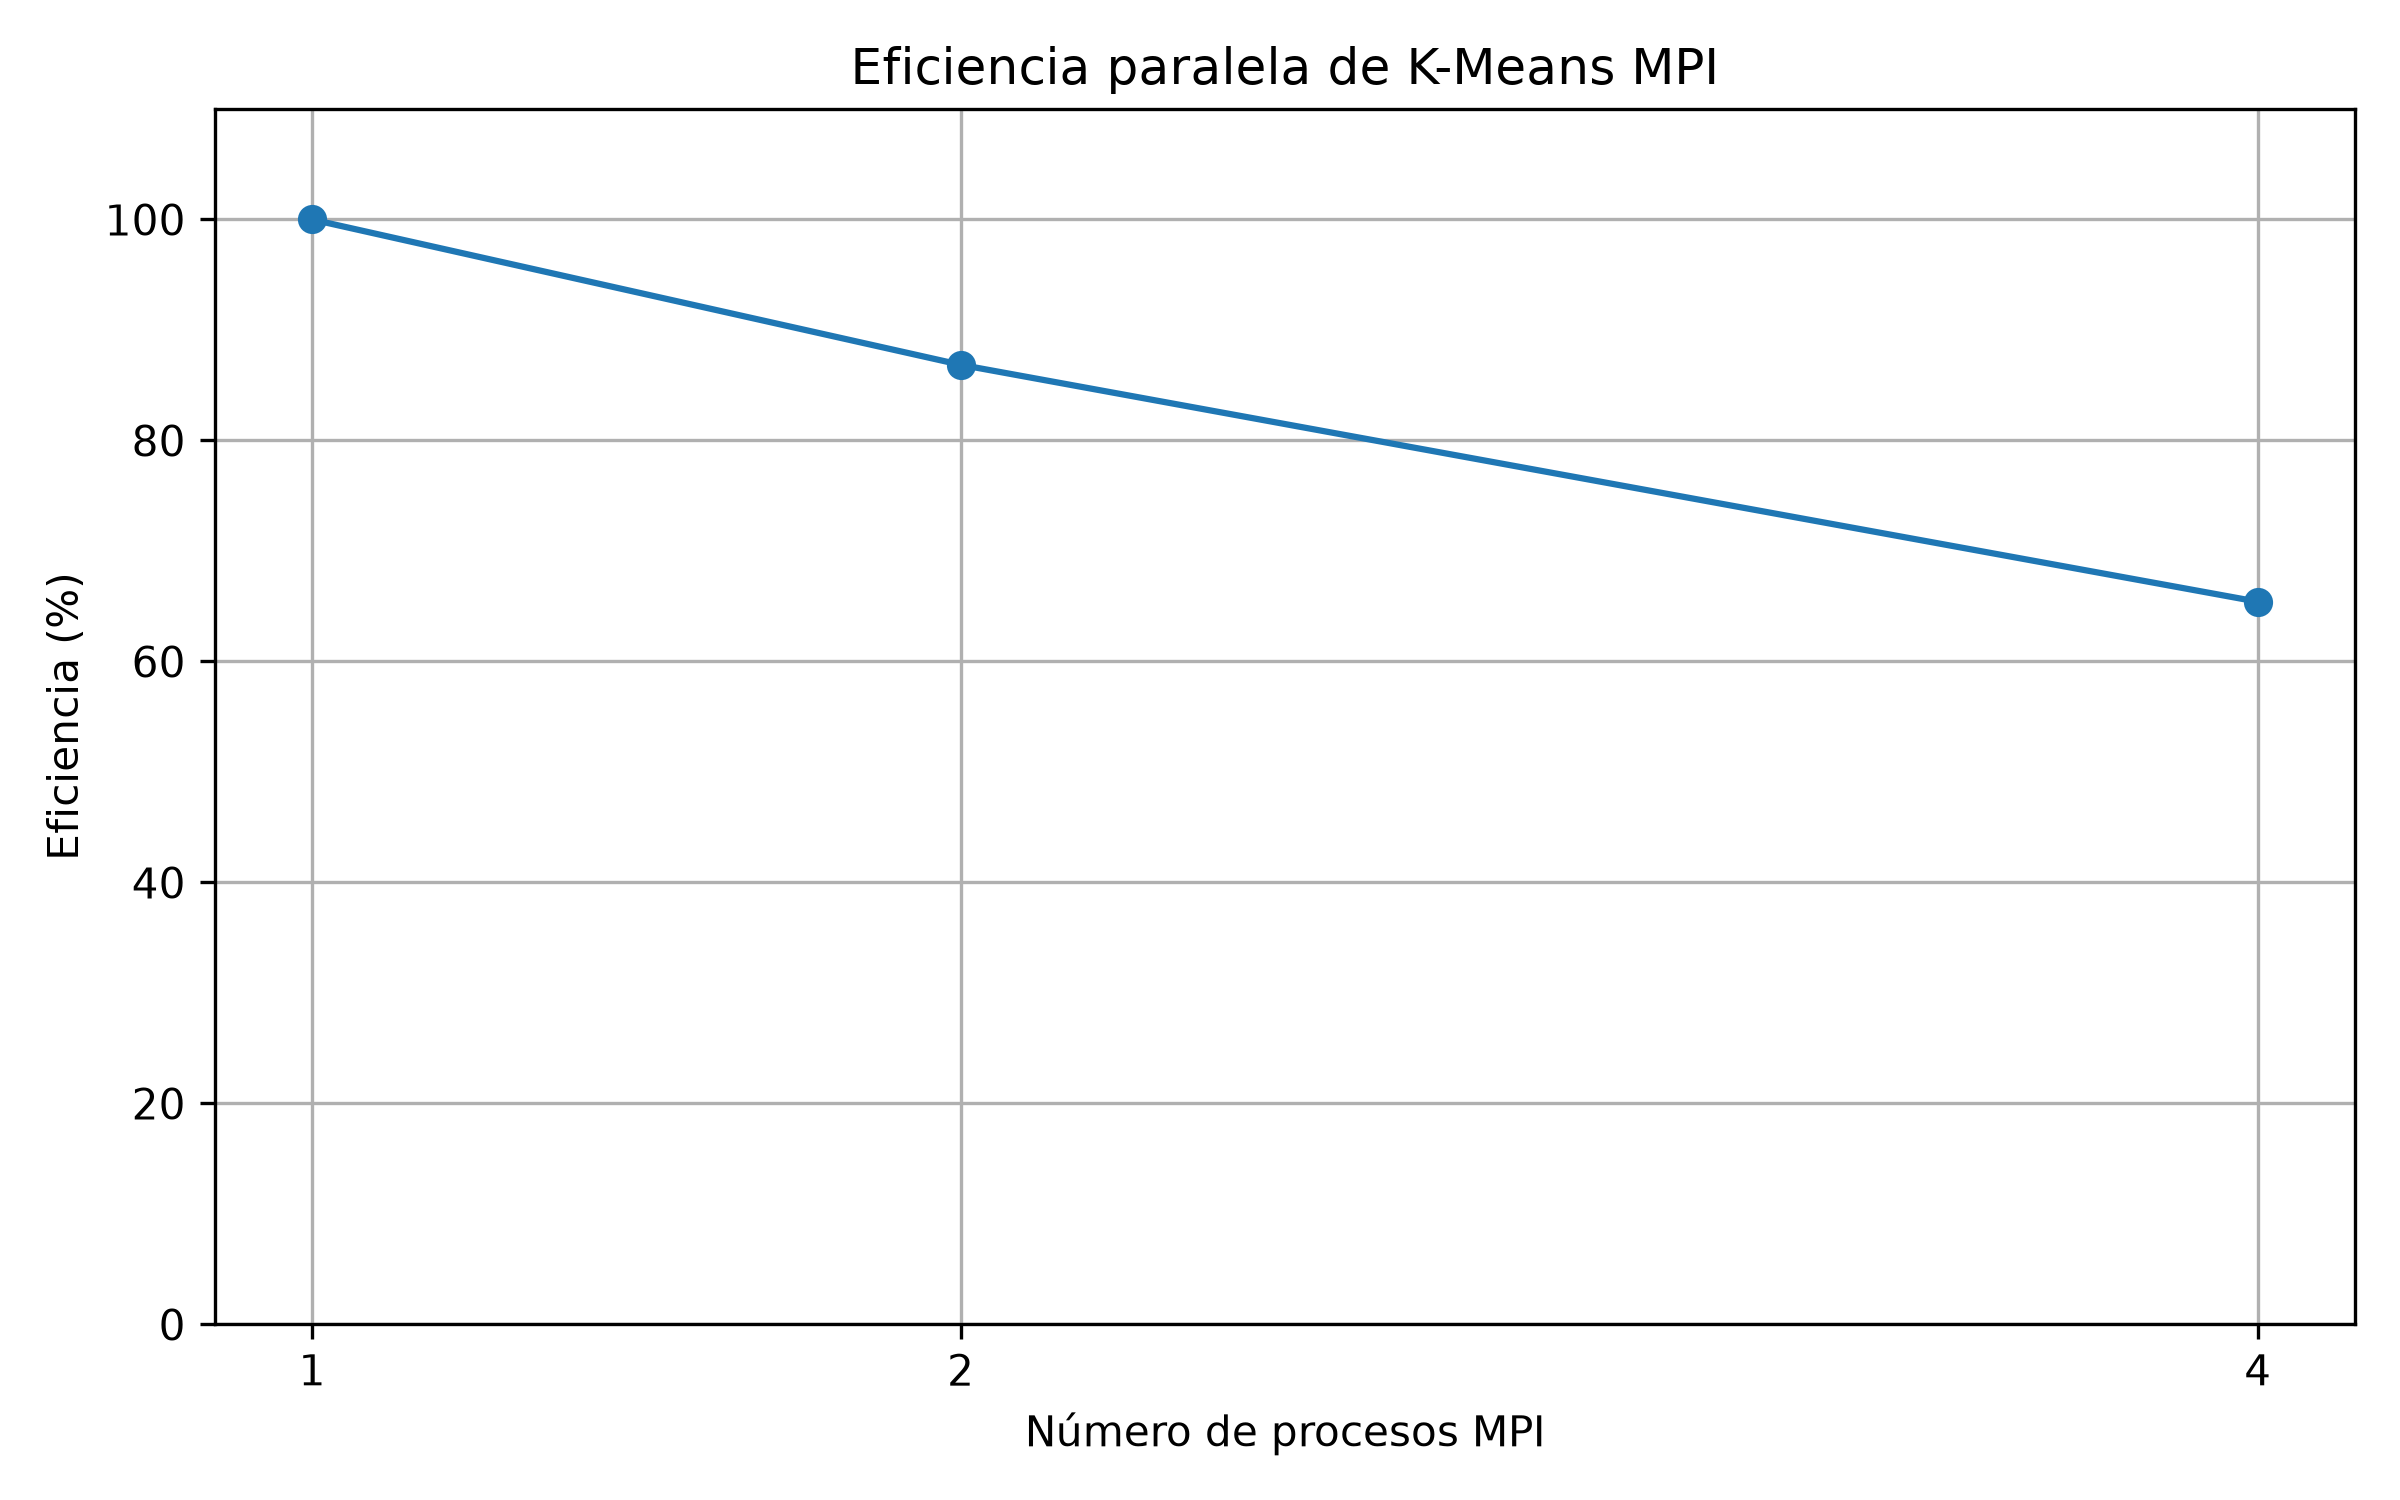

The Python source for this figure:
import matplotlib.pyplot as plt

procesos = [1, 2, 4]
eficiencia = [100, 86.85, 65.41]

plt.figure(figsize=(8, 5))

plt.plot(procesos, eficiencia, marker='o')

plt.title("Eficiencia paralela de K-Means MPI")
plt.xlabel("Número de procesos MPI")
plt.ylabel("Eficiencia (%)")

plt.xticks(procesos)
plt.ylim(0, 110)
plt.grid(True)

plt.tight_layout()
plt.savefig("grafica_eficiencia.png", dpi=300)

plt.show()
